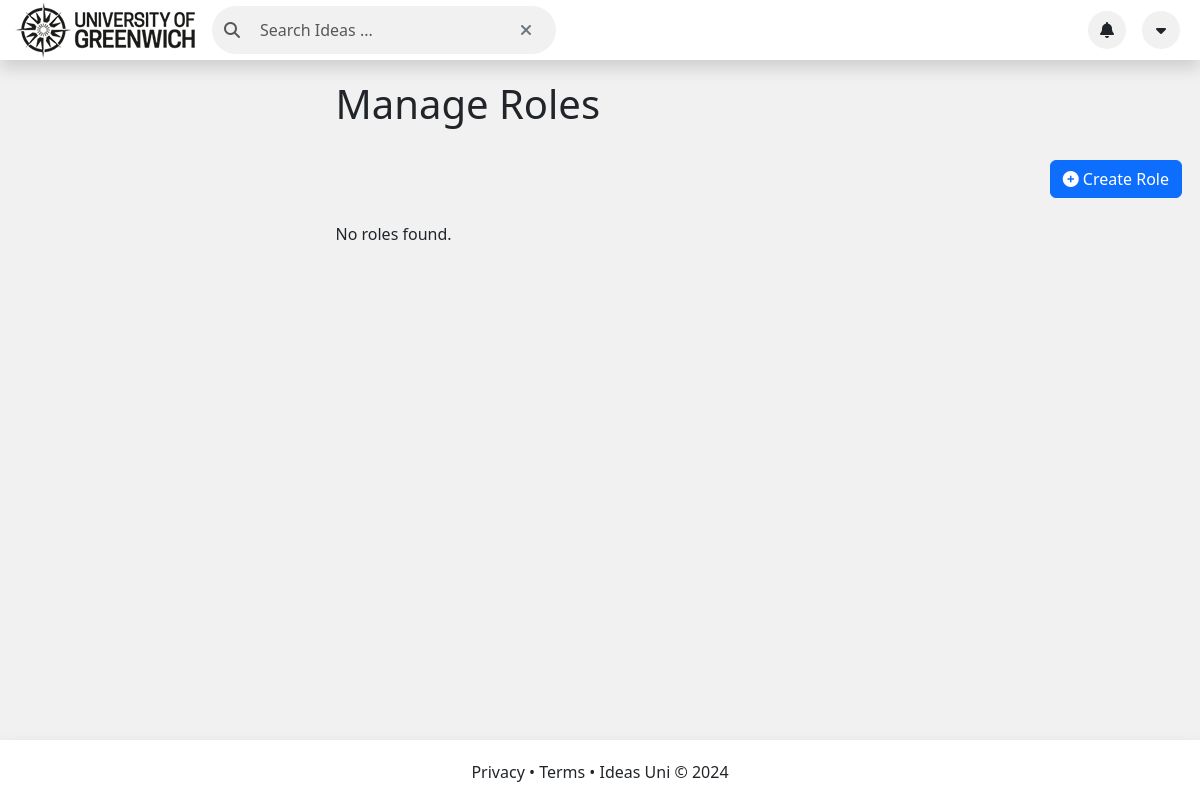
Page /QAM_Role.php on the earlier database version.
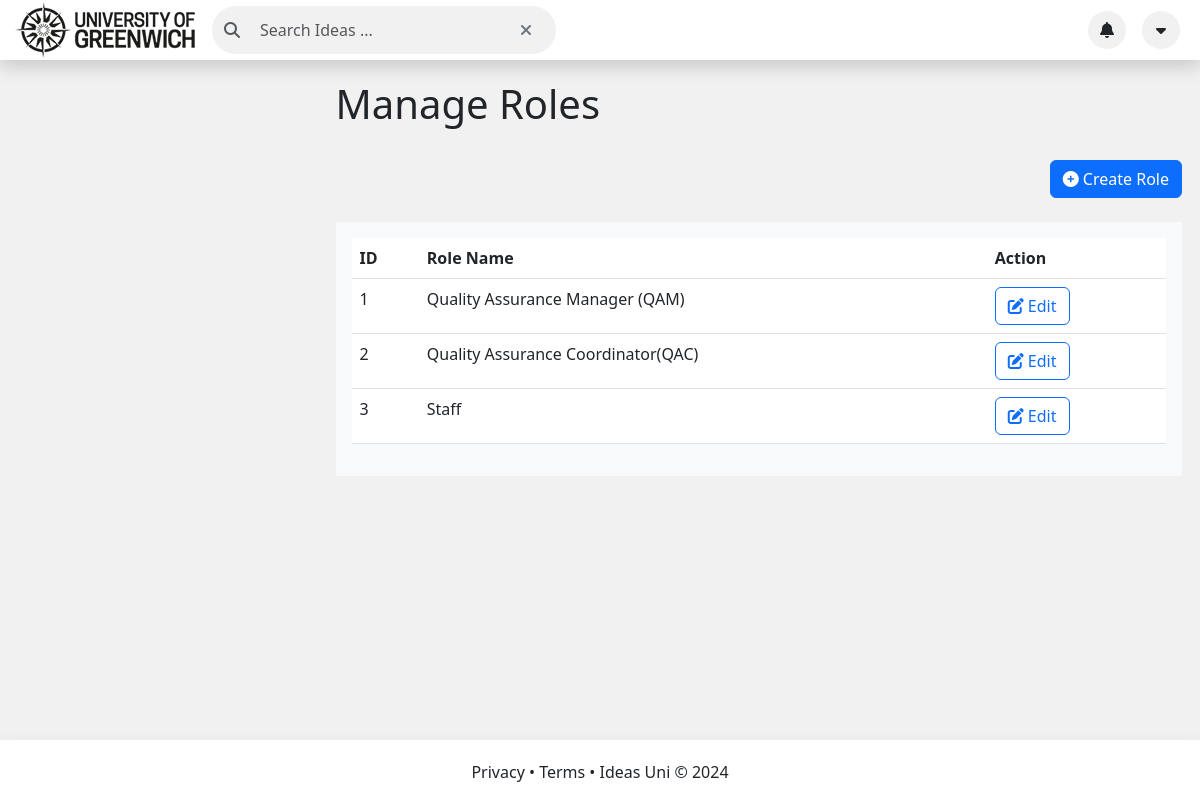
Same page on the later database version.
### tables this page shows
CREATE TABLE Role (
  RoleID INT PRIMARY KEY AUTO_INCREMENT,
  RoleName VARCHAR(50) NOT NULL
);

### QAM_Role.php (the view, shortened to what this page needs)
<!DOCTYPE html>
<html lang="en">
<head>
    <link rel="stylesheet" href="https://cdnjs.cloudflare.com/ajax/libs/font-awesome/6.3.0/css/all.min.css"
/>
    <link href="https://cdn.jsdelivr.net/npm/bootstrap@5.3.0-alpha1/dist/css/bootstrap.min.css" rel="stylesheet"
>
    <link rel="stylesheet" type="text/css" href="./css/style.css">
</head>
<body class="bg-gray">
<div class="bg-white d-flex align-items-center fixed-top shadow" style="min-height: 60px; z-index: 10;">
    <div class="container-fluid">
        <div class="row align-items-center">
            <div class="col d-flex align-items-center">
                <img class="logoImage" src="./img/logo.png" alt="University of Greenwich">
                <div class="input-group ms-2">
                    <li class="p-1 d-flex">
                        <div class="input-group-text bg-gray border-0 rounded-pill"
                             style="min-height: 40px; min-width: 300px;">
                            <i class="fas fa-search me-2 text-muted"></i>
                            <input type="text" class="form-control rounded-pill border-0 bg-gray"
                                   placeholder="Search Ideas ..." id="searchInput">
                            <button class="btn btn-outline-secondary border-0 rounded-circle" type="button"
                                    id="clearSearch"><i class="fas fa-times"></i></button>
                        </div>
                    </li>
                </div>
            </div>
            <div class="col d-flex align-items-center justify-content-end">
                <div class="rounded-circle p-1 bg-gray d-flex align-items-center justify-content-center mx-2"
                     style="width: 38px; height: 38px" type="button" id="notMenu" data-bs-toggle="dropdown"
                     aria-expanded="false" data-bs-auto-close="outside">
                    <i class="fas fa-bell"></i>
                </div>
                <div class="
                        rounded-circle
                        p-1
                        bg-gray
                        d-flex
                        align-items-center
                        justify-content-center
                        mx-2
                    " style="width: 38px; height: 38px" type="button" id="secondMenu" data-bs-toggle="dropdown"
                     aria-expanded="false" data-bs-auto-close="outside">
                    <i class="fas fa-caret-down"></i>
                </div>
            </div>
        </div>
    </div>
</div>
<div class="container-fluid" style="margin-bottom: 100px;">
    <div class="row justify-content-evenly">
        <div class="col-12">
            <div class="d-flex flex-column justify-content-center mx-auto main-container">
                <h1>Manage Roles</h1>
                <div class="d-flex justify-content-end align-items-center my-4">
                    <button class="btn btn-primary" data-bs-toggle="modal" data-bs-target="#createroleModal">
                        <i class="fas fa-plus-circle"></i> Create Role
                    </button>
                </div>
                <?php include_once("connection.php"); ?>
                <?php $sql = "SELECT * FROM Role";
                $result = mysqli_query($conn, $sql); ?>
                <?php if (mysqli_num_rows($result) > 0) : ?>
                <div class="bg-light p-3">
                    <table class="table">
                        <thead>
                        <tr>
                            <th>ID</th>
                            <th>Role Name</th>
                            <th>Action</th>
                        </tr>
                        </thead>
                        <?php while ($row = mysqli_fetch_assoc($result)) : ?>
                        <tbody>
                        <tr>
                            <td><?php echo $row['RoleID']; ?></td>
                            <td><?php echo $row['RoleName']; ?></td>
                            <td>
                                <button class="btn btn-outline-primary" id="edit-role"
                                        data-id="<?php echo $row['RoleID']; ?>"
                                        data-name="<?php echo $row['RoleName']; ?>" data-toggle="modal"
                                        data-target="#editroleModal"><i class="fas fa-edit"></i> Edit
                                </button>
                            </td>
                        </tr>
                        <?php endwhile; ?>
                        </tbody>
                    </table>
                    <?php else : ?>
                        <p>No roles found.</p>
                    <?php endif; ?>
                </div>
            </div>
        </div>
    </div>
</div>
<footer class="bg-white d-flex align-items-center fixed-bottom shadow">
    <div class="container">
        <div class="row">
            <div class="col-md-12 text-center" style="margin-top: 20px;">
                <div
                ">
                <p>
                    Privacy &#8226; Terms &#8226; Ideas Uni © 2024
                </p>
            </div>
        </div>
    </div>
    </div>
</footer>
</body>
</html>

Differences in the rows shown:
added role: RoleID "1", RoleName "Quality Assurance Manager (QAM)"
added role: RoleID "2", RoleName "Quality Assurance Coordinator(QAC)"
added role: RoleID "3", RoleName "Staff"
Other differences:
text no longer shown: "No roles found."
text now shown: "ID Role Name Action"
